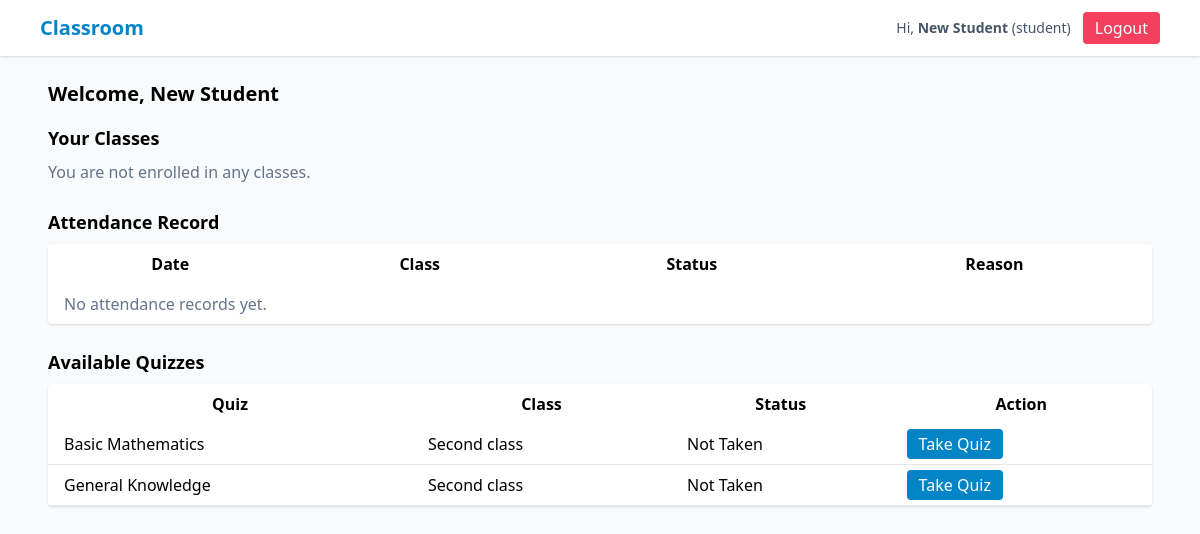
/student (signed in), run on the app's committed database.
### tables this page shows
CREATE TABLE users (
      id INTEGER PRIMARY KEY AUTOINCREMENT,
      name TEXT NOT NULL,
      email TEXT UNIQUE NOT NULL,
      password_hash TEXT NOT NULL,
      role TEXT NOT NULL CHECK(role IN ('admin','tutor','student')),
      created_at TEXT NOT NULL
    );

CREATE TABLE quizzes (
      id INTEGER PRIMARY KEY AUTOINCREMENT,
      class_id INTEGER NOT NULL,
      title TEXT NOT NULL,
      description TEXT,
      created_by INTEGER NOT NULL,
      created_at TEXT NOT NULL,
      FOREIGN KEY(class_id) REFERENCES classes(id) ON DELETE CASCADE,
      FOREIGN KEY(created_by) REFERENCES users(id) ON DELETE SET NULL
    );

CREATE TABLE classes (
      id INTEGER PRIMARY KEY AUTOINCREMENT,
      title TEXT NOT NULL,
      description TEXT,
      tutor_id INTEGER NOT NULL,
      created_at TEXT NOT NULL,
      FOREIGN KEY(tutor_id) REFERENCES users(id) ON DELETE CASCADE
    );

### app.py (the view)
@app.route("/student")
@login_required
def student_dashboard():
    if current_user.role != "student": flash("Forbidden","danger"); return redirect(url_for("index"))
    conn_quizzes = []
    conn = DB.get_connection()
    cur = conn.cursor()
    cur.execute("""
      SELECT c.* FROM classes c
      JOIN enrollments e ON e.class_id = c.id
      WHERE e.user_id = ?
    """, (current_user.id,))
    classes = cur.fetchall()
    quizzes = []
    for c in classes:
        qz = DB.get_quizzes_for_class(c["id"])
        for q in qz:
            conn2 = DB.get_connection()
            cur2 = conn2.cursor()
            cur2.execute("SELECT * FROM submissions WHERE quiz_id = ? AND student_id = ?", (q["id"], current_user.id))
            sub = cur2.fetchone()
            conn2.close()
            quizzes.append({"quiz": q, "class": c, "submitted": bool(sub), "score": sub["score"] if sub else None})
    conn.close()
    return render_template("student_dashboard.html", quizzes=quizzes)

### app.py (called while the page is built)
@login_manager.user_loader
def load_user(user_id):
    row = DB.get_user_by_id(int(user_id))
    if row:
        return User(row)
    return None

### db.py (called while the page is built)
def get_connection():
    conn = sqlite3.connect(DB_PATH, timeout=5, detect_types=sqlite3.PARSE_DECLTYPES, check_same_thread=False)
    conn.row_factory = sqlite3.Row
    conn.execute("PRAGMA foreign_keys = ON;")
    return conn

def get_user_by_id(uid: int) -> Optional[sqlite3.Row]:
    conn = get_connection()
    cur = conn.cursor()
    cur.execute("SELECT * FROM users WHERE id = ?", (uid,))
    r = cur.fetchone()
    conn.close()
    return r

def get_quizzes_for_class(class_id: int):
    conn = get_connection()
    cur = conn.cursor()
    cur.execute("SELECT * FROM quizzes WHERE class_id = ?", (class_id,))
    rows = cur.fetchall()
    conn.close()
    return rows

### templates/student_dashboard.html (shortened to what this page needs)
{% extends "base.html" %}
{% block content %}
<h2 class="text-xl font-bold mb-4">Welcome, {{ current_user.name }}</h2>
<h3 class="text-lg font-semibold mb-2">Your Classes</h3>
<ul class="mb-6">
  {% for c in classes %}
    <li class="mb-2 border p-2 rounded">
      <div class="font-medium">{{ c.title }}</div>
      <div class="text-sm text-slate-600">Tutor: {{ c.tutor_name }} ({{ c.tutor_email }})</div>
      <div class="text-sm">{{ c.description }}</div>
    </li>
  {% else %}
    <li class="text-slate-500">You are not enrolled in any classes.</li>
  {% endfor %}
</ul>
<h3 class="text-lg font-semibold mb-2">Attendance Record</h3>
<table class="min-w-full bg-white rounded shadow mb-6">
  <thead>
    <tr><th class="py-2 px-4">Date</th><th class="py-2 px-4">Class</th><th class="py-2 px-4">Status</th><th class="py-2 px-4">Reason</th></tr>
  </thead>
  <tbody>
    {% for a in attendance %}
    <tr class="border-b">
      <td class="py-2 px-4">{{ a.date }}</td>
      <td class="py-2 px-4">{{ a.class_title }}</td>
      <td class="py-2 px-4 capitalize">{{ a.status }}</td>
      <td class="py-2 px-4">{{ a.reason or '-' }}</td>
    </tr>
    {% else %}
    <tr><td colspan="4" class="py-2 px-4 text-slate-500">No attendance records yet.</td></tr>
    {% endfor %}
  </tbody>
</table>
<h3 class="text-lg font-semibold mb-2">Available Quizzes</h3>
<table class="min-w-full bg-white rounded shadow">
  <thead>
    <tr><th class="py-2 px-4">Quiz</th><th class="py-2 px-4">Class</th><th class="py-2 px-4">Status</th><th class="py-2 px-4">Action</th></tr>
  </thead>
  <tbody>
    {% for q in quizzes %}
    <tr class="border-b">
      <td class="py-2 px-4">{{ q.quiz.title }}</td>
      <td class="py-2 px-4">{{ q.class.title }}</td>
      <td class="py-2 px-4">
        {% if q.submitted %}Completed ({{ q.score }}%){% else %}Not Taken{% endif %}
      </td>
      <td class="py-2 px-4">
        {% if not q.submitted %}
        <a href="{{ url_for('take_quiz', quiz_id=q.quiz.id) }}" class="px-3 py-1 bg-sky-600 text-white rounded">Take Quiz</a>
        {% else %}
        <a href="{{ url_for('quiz_results', quiz_id=q.quiz.id) }}" class="px-3 py-1 bg-slate-100 rounded">View Results</a>
        {% endif %}
      </td>
    </tr>
    {% else %}
    <tr><td colspan="4" class="py-2 px-4 text-slate-500">No quizzes available.</td></tr>
    {% endfor %}
  </tbody>
</table>
{% endblock %}

### templates/base.html (shortened to what this page needs)
<!doctype html>
<html lang="en">
<head>
  <script src="https://cdn.tailwindcss.com"></script>
</head>
<body class="bg-slate-50 min-h-screen">
  <nav class="bg-white shadow">
    <div class="max-w-6xl mx-auto px-4 py-3 flex justify-between items-center">
      <a class="text-xl font-semibold text-sky-600" href="{{ url_for('index') }}">Classroom</a>
      <div class="flex items-center gap-3">
        {% if current_user.is_authenticated %}
          <span class="text-sm text-slate-600">Hi, <strong>{{ current_user.name }}</strong> ({{ current_user.role }})</span>
          <a class="px-3 py-1 bg-rose-500 text-white rounded" href="{{ url_for('logout') }}">Logout</a>
        {% else %}
          <a class="px-3 py-1 bg-sky-600 text-white rounded" href="{{ url_for('login') }}">Login</a>
        {% endif %}
      </div>
    </div>
  </nav>
  <main class="max-w-6xl mx-auto p-6">
    {% block content %}{% endblock %}
  </main>
</body>
</html>

### data on the page
users: name "New Student", role "student"
quizzes: quiz "Basic Mathematics"
classes: class "Second class" "Second class"
quizzes: quiz "General Knowledge"
